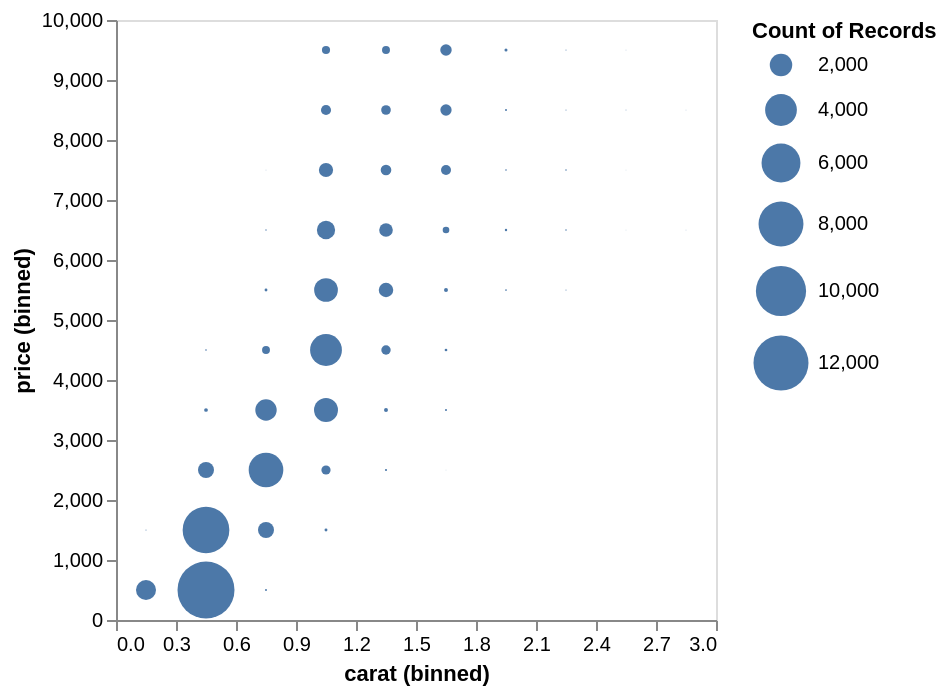

The code cell stored with this chart in its notebook:
### Markdown cell above
### Encode density as size

### Code cell
alt.Chart(data_diamonds).mark_circle().encode(
    alt.X('carat').bin(step=3/10,extent=[0,3]),
    alt.Y('price').bin(step=10000/10,extent=[0,10000]),
    size='count()'
    )

### Figure 1 — Vega specification as saved in the notebook (floating-point values rounded to 4 significant figures)
{"$schema": "https://vega.github.io/schema/vega/v5.json", "data": [{"name": "source_0", "values": [{"__count": 1595, "bin_step_0_3_extent_0_3_carat": 0.0, "bin_step_0_3_extent_0_3_carat_end": 0.3, "bin_step_1000_extent_0_10000_price": 0.0, "bin_step_1000_extent_0_10000_price_end": 1000.0}, {"__count": 12889, "bin_step_0_3_extent_0_3_carat": 0.3, "bin_step_0_3_extent_0_3_carat_end": 0.6, "bin_step_1000_extent_0_10000_price": 0.0, "bin_step_1000_extent_0_10000_price_end": 1000.0}, {"__count": 4763, "bin_step_0_3_extent_0_3_carat": 0.6, "bin_step_0_3_extent_0_3_carat_end": 0.9, "bin_step_1000_extent_0_10000_price": 2000.0, "bin_step_1000_extent_0_10000_price_end": 3000.0}, {"__count": 336, "bin_step_0_3_extent_0_3_carat": 0.9, "bin_step_0_3_extent_0_3_carat_end": 1.2, "bin_step_1000_extent_0_10000_price": 2000.0, "bin_step_1000_extent_0_10000_price_end": 3000.0}, {"__count": 1013, "bin_step_0_3_extent_0_3_carat": 0.3, "bin_step_0_3_extent_0_3_carat_end": 0.6, "bin_step_1000_extent_0_10000_price": 2000.0, "bin_step_1000_extent_0_10000_price_end": 3000.0}, {"__count": 18, "bin_step_0_3_extent_0_3_carat": 1.2, "bin_step_0_3_extent_0_3_carat_end": 1.5, "bin_step_1000_extent_0_10000_price": 2000.0, "bin_step_1000_extent_0_10000_price_end": 3000.0}, {"__count": 1, "bin_step_0_3_extent_0_3_carat": 1.5, "bin_step_0_3_extent_0_3_carat_end": 1.8, "bin_step_1000_extent_0_10000_price": 2000.0, "bin_step_1000_extent_0_10000_price_end": 3000.0}, {"__count": 1818, "bin_step_0_3_extent_0_3_carat": 0.6, "bin_step_0_3_extent_0_3_carat_end": 0.9, "bin_step_1000_extent_0_10000_price": 3000.0, "bin_step_1000_extent_0_10000_price_end": 4000.0}, {"__count": 2274, "bin_step_0_3_extent_0_3_carat": 0.9, "bin_step_0_3_extent_0_3_carat_end": 1.2, "bin_step_1000_extent_0_10000_price": 3000.0, "bin_step_1000_extent_0_10000_price_end": 4000.0}, {"__count": 55, "bin_step_0_3_extent_0_3_carat": 0.3, "bin_step_0_3_extent_0_3_carat_end": 0.6, "bin_step_1000_extent_0_10000_price": 3000.0, "bin_step_1000_extent_0_10000_price_end": 4000.0}, {"__count": 62, "bin_step_0_3_extent_0_3_carat": 1.2, "bin_step_0_3_extent_0_3_carat_end": 1.5, "bin_step_1000_extent_0_10000_price": 3000.0, "bin_step_1000_extent_0_10000_price_end": 4000.0}, {"__count": 17, "bin_step_0_3_extent_0_3_carat": 1.5, "bin_step_0_3_extent_0_3_carat_end": 1.8, "bin_step_1000_extent_0_10000_price": 3000.0, "bin_step_1000_extent_0_10000_price_end": 4000.0}, {"__count": 247, "bin_step_0_3_extent_0_3_carat": 0.6, "bin_step_0_3_extent_0_3_carat_end": 0.9, "bin_step_1000_extent_0_10000_price": 4000.0, "bin_step_1000_extent_0_10000_price_end": 5000.0}, {"__count": 4017, "bin_step_0_3_extent_0_3_carat": 0.9, "bin_step_0_3_extent_0_3_carat_end": 1.2, "bin_step_1000_extent_0_10000_price": 4000.0, "bin_step_1000_extent_0_10000_price_end": 5000.0}, {"__count": 349, "bin_step_0_3_extent_0_3_carat": 1.2, "bin_step_0_3_extent_0_3_carat_end": 1.5, "bin_step_1000_extent_0_10000_price": 4000.0, "bin_step_1000_extent_0_10000_price_end": 5000.0}, {"__count": 29, "bin_step_0_3_extent_0_3_carat": 1.5, "bin_step_0_3_extent_0_3_carat_end": 1.8, "bin_step_1000_extent_0_10000_price": 4000.0, "bin_step_1000_extent_0_10000_price_end": 5000.0}, {"__count": 11, "bin_step_0_3_extent_0_3_carat": 0.3, "bin_step_0_3_extent_0_3_carat_end": 0.6, "bin_step_1000_extent_0_10000_price": 4000.0, "bin_step_1000_extent_0_10000_price_end": 5000.0}, {"__count": 2234, "bin_step_0_3_extent_0_3_carat": 0.9, "bin_step_0_3_extent_0_3_carat_end": 1.2, "bin_step_1000_extent_0_10000_price": 5000.0, "bin_step_1000_extent_0_10000_price_end": 6000.0}, {"__count": 830, "bin_step_0_3_extent_0_3_carat": 1.2, "bin_step_0_3_extent_0_3_carat_end": 1.5, "bin_step_1000_extent_0_10000_price": 5000.0, "bin_step_1000_extent_0_10000_price_end": 6000.0}, {"__count": 62, "bin_step_0_3_extent_0_3_carat": 1.5, "bin_step_0_3_extent_0_3_carat_end": 1.8, "bin_step_1000_extent_0_10000_price": 5000.0, "bin_step_1000_extent_0_10000_price_end": 6000.0}, {"__count": 32, "bin_step_0_3_extent_0_3_carat": 0.6, "bin_step_0_3_extent_0_3_carat_end": 0.9, "bin_step_1000_extent_0_10000_price": 5000.0, "bin_step_1000_extent_0_10000_price_end": 6000.0}, {"__count": 12, "bin_step_0_3_extent_0_3_carat": 1.8, "bin_step_0_3_extent_0_3_carat_end": 2.1, "bin_step_1000_extent_0_10000_price": 5000.0, "bin_step_1000_extent_0_10000_price_end": 6000.0}, {"__count": 4, "bin_step_0_3_extent_0_3_carat": 2.1, "bin_step_0_3_extent_0_3_carat_end": 2.4, "bin_step_1000_extent_0_10000_price": 5000.0, "bin_step_1000_extent_0_10000_price_end": 6000.0}, {"__count": 1326, "bin_step_0_3_extent_0_3_carat": 0.9, "bin_step_0_3_extent_0_3_carat_end": 1.2, "bin_step_1000_extent_0_10000_price": 6000.0, "bin_step_1000_extent_0_10000_price_end": 7000.0}, {"__count": 737, "bin_step_0_3_extent_0_3_carat": 1.2, "bin_step_0_3_extent_0_3_carat_end": 1.5, "bin_step_1000_extent_0_10000_price": 6000.0, "bin_step_1000_extent_0_10000_price_end": 7000.0}, {"__count": 22, "bin_step_0_3_extent_0_3_carat": 1.8, "bin_step_0_3_extent_0_3_carat_end": 2.1, "bin_step_1000_extent_0_10000_price": 6000.0, "bin_step_1000_extent_0_10000_price_end": 7000.0}, {"__count": 7, "bin_step_0_3_extent_0_3_carat": 0.6, "bin_step_0_3_extent_0_3_carat_end": 0.9, "bin_step_1000_extent_0_10000_price": 6000.0, "bin_step_1000_extent_0_10000_price_end": 7000.0}, {"__count": 174, "bin_step_0_3_extent_0_3_carat": 1.5, "bin_step_0_3_extent_0_3_carat_end": 1.8, "bin_step_1000_extent_0_10000_price": 6000.0, "bin_step_1000_extent_0_10000_price_end": 7000.0}, {"__count": 1, "bin_step_0_3_extent_0_3_carat": 2.4, "bin_step_0_3_extent_0_3_carat_end": 2.7, "bin_step_1000_extent_0_10000_price": 6000.0, "bin_step_1000_extent_0_10000_price_end": 7000.0}, {"__count": 9, "bin_step_0_3_extent_0_3_carat": 2.1, "bin_step_0_3_extent_0_3_carat_end": 2.4, "bin_step_1000_extent_0_10000_price": 6000.0, "bin_step_1000_extent_0_10000_price_end": 7000.0}, {"__count": 2, "bin_step_0_3_extent_0_3_carat": 2.7, "bin_step_0_3_extent_0_3_carat_end": 3.0, "bin_step_1000_extent_0_10000_price": 6000.0, "bin_step_1000_extent_0_10000_price_end": 7000.0}, {"__count": 449, "bin_step_0_3_extent_0_3_carat": 1.2, "bin_step_0_3_extent_0_3_carat_end": 1.5, "bin_step_1000_extent_0_10000_price": 7000.0, "bin_step_1000_extent_0_10000_price_end": 8000.0}, {"__count": 801, "bin_step_0_3_extent_0_3_carat": 0.9, "bin_step_0_3_extent_0_3_carat_end": 1.2, "bin_step_1000_extent_0_10000_price": 7000.0, "bin_step_1000_extent_0_10000_price_end": 8000.0}, {"__count": 9, "bin_step_0_3_extent_0_3_carat": 2.1, "bin_step_0_3_extent_0_3_carat_end": 2.4, "bin_step_1000_extent_0_10000_price": 7000.0, "bin_step_1000_extent_0_10000_price_end": 8000.0}, {"__count": 397, "bin_step_0_3_extent_0_3_carat": 1.5, "bin_step_0_3_extent_0_3_carat_end": 1.8, "bin_step_1000_extent_0_10000_price": 7000.0, "bin_step_1000_extent_0_10000_price_end": 8000.0}, {"__count": 10, "bin_step_0_3_extent_0_3_carat": 1.8, "bin_step_0_3_extent_0_3_carat_end": 2.1, "bin_step_1000_extent_0_10000_price": 7000.0, "bin_step_1000_extent_0_10000_price_end": 8000.0}, {"__count": 2, "bin_step_0_3_extent_0_3_carat": 0.6, "bin_step_0_3_extent_0_3_carat_end": 0.9, "bin_step_1000_extent_0_10000_price": 7000.0, "bin_step_1000_extent_0_10000_price_end": 8000.0}, {"__count": 1, "bin_step_0_3_extent_0_3_carat": 2.4, "bin_step_0_3_extent_0_3_carat_end": 2.7, "bin_step_1000_extent_0_10000_price": 7000.0, "bin_step_1000_extent_0_10000_price_end": 8000.0}, {"__count": 371, "bin_step_0_3_extent_0_3_carat": 1.2, "bin_step_0_3_extent_0_3_carat_end": 1.5, "bin_step_1000_extent_0_10000_price": 8000.0, "bin_step_1000_extent_0_10000_price_end": 9000.0}, {"__count": 506, "bin_step_0_3_extent_0_3_carat": 1.5, "bin_step_0_3_extent_0_3_carat_end": 1.8, "bin_step_1000_extent_0_10000_price": 8000.0, "bin_step_1000_extent_0_10000_price_end": 9000.0}, {"__count": 404, "bin_step_0_3_extent_0_3_carat": 0.9, "bin_step_0_3_extent_0_3_carat_end": 1.2, "bin_step_1000_extent_0_10000_price": 8000.0, "bin_step_1000_extent_0_10000_price_end": 9000.0}, {"__count": 16, "bin_step_0_3_extent_0_3_carat": 1.8, "bin_step_0_3_extent_0_3_carat_end": 2.1, "bin_step_1000_extent_0_10000_price": 8000.0, "bin_step_1000_extent_0_10000_price_end": 9000.0}, {"__count": 2, "bin_step_0_3_extent_0_3_carat": 2.7, "bin_step_0_3_extent_0_3_carat_end": 3.0, "bin_step_1000_extent_0_10000_price": 8000.0, "bin_step_1000_extent_0_10000_price_end": 9000.0}, {"__count": 4, "bin_step_0_3_extent_0_3_carat": 2.1, "bin_step_0_3_extent_0_3_carat_end": 2.4, "bin_step_1000_extent_0_10000_price": 8000.0, "bin_step_1000_extent_0_10000_price_end": 9000.0}, {"__count": 3, "bin_step_0_3_extent_0_3_carat": 2.4, "bin_step_0_3_extent_0_3_carat_end": 2.7, "bin_step_1000_extent_0_10000_price": 8000.0, "bin_step_1000_extent_0_10000_price_end": 9000.0}, {"__count": 261, "bin_step_0_3_extent_0_3_carat": 0.9, "bin_step_0_3_extent_0_3_carat_end": 1.2, "bin_step_1000_extent_0_10000_price": 9000.0, "bin_step_1000_extent_0_10000_price_end": 10000.0}, {"__count": 520, "bin_step_0_3_extent_0_3_carat": 1.5, "bin_step_0_3_extent_0_3_carat_end": 1.8, "bin_step_1000_extent_0_10000_price": 9000.0, "bin_step_1000_extent_0_10000_price_end": 10000.0}, {"__count": 251, "bin_step_0_3_extent_0_3_carat": 1.2, "bin_step_0_3_extent_0_3_carat_end": 1.5, "bin_step_1000_extent_0_10000_price": 9000.0, "bin_step_1000_extent_0_10000_price_end": 10000.0}, {"__count": 4, "bin_step_0_3_extent_0_3_carat": 2.1, "bin_step_0_3_extent_0_3_carat_end": 2.4, "bin_step_1000_extent_0_10000_price": 9000.0, "bin_step_1000_extent_0_10000_price_end": 10000.0}, {"__count": 37, "bin_step_0_3_extent_0_3_carat": 1.8, "bin_step_0_3_extent_0_3_carat_end": 2.1, "bin_step_1000_extent_0_10000_price": 9000.0, "bin_step_1000_extent_0_10000_price_end": 10000.0}, {"__count": 2, "bin_step_0_3_extent_0_3_carat": 2.4, "bin_step_0_3_extent_0_3_carat_end": 2.7, "bin_step_1000_extent_0_10000_price": 9000.0, "bin_step_1000_extent_0_10000_price_end": 10000.0}, {"__count": 15, "bin_step_0_3_extent_0_3_carat": 0.6, "bin_step_0_3_extent_0_3_carat_end": 0.9, "bin_step_1000_extent_0_10000_price": 0.0, "bin_step_1000_extent_0_10000_price_end": 1000.0}, {"__count": 8653, "bin_step_0_3_extent_0_3_carat": 0.3, "bin_step_0_3_extent_0_3_carat_end": 0.6, "bin_step_1000_extent_0_10000_price": 1000.0, "bin_step_1000_extent_0_10000_price_end": 2000.0}, {"__count": 1013, "bin_step_0_3_extent_0_3_carat": 0.6, "bin_step_0_3_extent_0_3_carat_end": 0.9, "bin_step_1000_extent_0_10000_price": 1000.0, "bin_step_1000_extent_0_10000_price_end": 2000.0}, {"__count": 4, "bin_step_0_3_extent_0_3_carat": 0.0, "bin_step_0_3_extent_0_3_carat_end": 0.3, "bin_step_1000_extent_0_10000_price": 1000.0, "bin_step_1000_extent_0_10000_price_end": 2000.0}, {"__count": 34, "bin_step_0_3_extent_0_3_carat": 0.9, "bin_step_0_3_extent_0_3_carat_end": 1.2, "bin_step_1000_extent_0_10000_price": 1000.0, "bin_step_1000_extent_0_10000_price_end": 2000.0}]}, {"name": "source_0_size_domain___count", "values": [{"min": 1, "max": 12889}]}], "signals": [{"name": "bin_step_1000_extent_0_10000_price_bins", "value": {"fields": ["price"], "fname": "bin_price", "start": 0.0, "step": 1000.0, "stop": 10000.0}}, {"name": "bin_step_0_3_extent_0_3_carat_bins", "value": {"fields": ["carat"], "fname": "bin_carat", "start": 0.0, "step": 0.3, "stop": 3.0}}], "marks": [{"type": "symbol", "name": "marks", "from": {"data": "source_0"}, "encode": {"update": {"size": {"field": "__count", "scale": "size"}, "x": {"signal": "scale(\"x\", 0.5 * datum[\"bin_step_0_3_extent_0_3_carat\"] + 0.5 * datum[\"bin_step_0_3_extent_0_3_carat_end\"])"}, "shape": {"value": "circle"}, "fill": {"value": "#4c78a8"}, "y": {"signal": "scale(\"y\", 0.5 * datum[\"bin_step_1000_extent_0_10000_price\"] + 0.5 * datum[\"bin_step_1000_extent_0_10000_price_end\"])"}}}, "style": ["circle"]}], "scales": [{"name": "x", "type": "linear", "domain": {"signal": "[bin_step_0_3_extent_0_3_carat_bins.start, bin_step_0_3_extent_0_3_carat_bins.stop]"}, "range": [0, {"signal": "width"}], "bins": {"signal": "bin_step_0_3_extent_0_3_carat_bins"}, "zero": false}, {"name": "y", "type": "linear", "domain": {"signal": "[bin_step_1000_extent_0_10000_price_bins.start, bin_step_1000_extent_0_10000_price_bins.stop]"}, "range": [{"signal": "height"}, 0], "bins": {"signal": "bin_step_1000_extent_0_10000_price_bins"}, "zero": false}, {"name": "size", "type": "linear", "domain": [{"signal": "(data(\"source_0_size_domain___count\")[0] || {}).min"}, {"signal": "(data(\"source_0_size_domain___count\")[0] || {}).max"}], "range": [0, {"signal": "pow(0.95 * min(width / ((bin_step_0_3_extent_0_3_carat_bins.stop - bin_step_0_3_extent_0_3_carat_bins.start) / bin_step_0_3_extent_0_3_carat_bins.step), height / ((bin_step_1000_extent_0_10000_price_bins.stop - bin_step_1000_extent_0_10000_price_bins.start) / bin_step_1000_extent_0_10000_price_bins.step)), 2)"}], "zero": true}], "axes": [{"scale": "x", "title": "carat (binned)", "labelFlush": true, "tickCount": {"signal": "ceil(width/10)"}, "grid": false, "orient": "bottom", "labelOverlap": true, "zindex": 0}, {"scale": "y", "labelOverlap": true, "grid": false, "zindex": 0, "title": "price (binned)", "orient": "left", "tickCount": {"signal": "ceil(height/10)"}}], "background": "white", "padding": 5, "width": 300, "style": "cell", "legends": [{"size": "size", "symbolType": "circle", "title": "Count of Records", "encode": {"symbols": {"update": {"fill": {"value": "#4c78a8"}, "stroke": {"value": "transparent"}}}}}], "height": 300}
